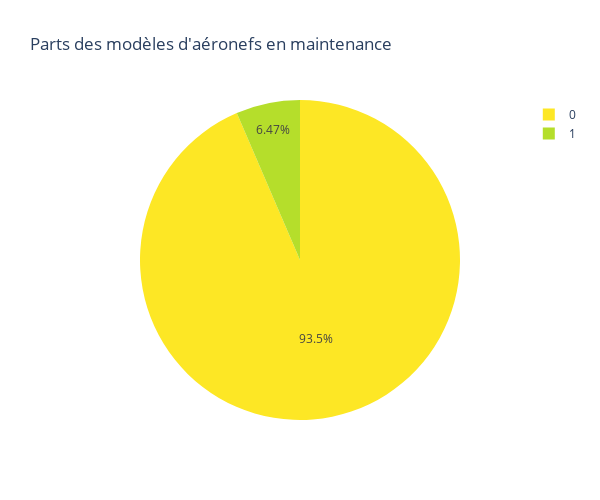

The code cell stored with this chart in its notebook:
### Code cell
fig = px.pie(
    df_aeronefs,
    names = 'en_maintenance',
    title  = "Parts des modèles d'aéronefs en maintenance",
    color = df_aeronefs['en_maintenance'],
    color_discrete_sequence=px.colors.sequential.Viridis_r,
    width = 600,
    height = 500)

fig.show()

### Figure 1 — Plotly figure (JSON) as saved in the notebook; plotly's stock layout.template omitted (floating-point values rounded to 4 significant figures; data arrays with more than 128 entries replaced by an {"elided": "..."} marker saying what was removed)
{"data": [{"customdata": {"elided": "232x1 int values"}, "domain": {"x": [0, 1], "y": [0, 1]}, "hovertemplate": "en_maintenance=%{customdata[0]}<extra></extra>", "labels": {"elided": "232 int values"}, "legendgroup": "", "marker": {"colors": {"elided": "232 str values"}}, "name": "", "showlegend": true, "type": "pie"}], "layout": {"height": 500, "legend": {"tracegroupgap": 0}, "piecolorway": ["#fde725", "#b5de2b", "#6ece58", "#35b779", "#1f9e89", "#26828e", "#31688e", "#3e4989", "#482878", "#440154"], "title": {"text": "Parts des modèles d'aéronefs en maintenance"}, "width": 600}}
